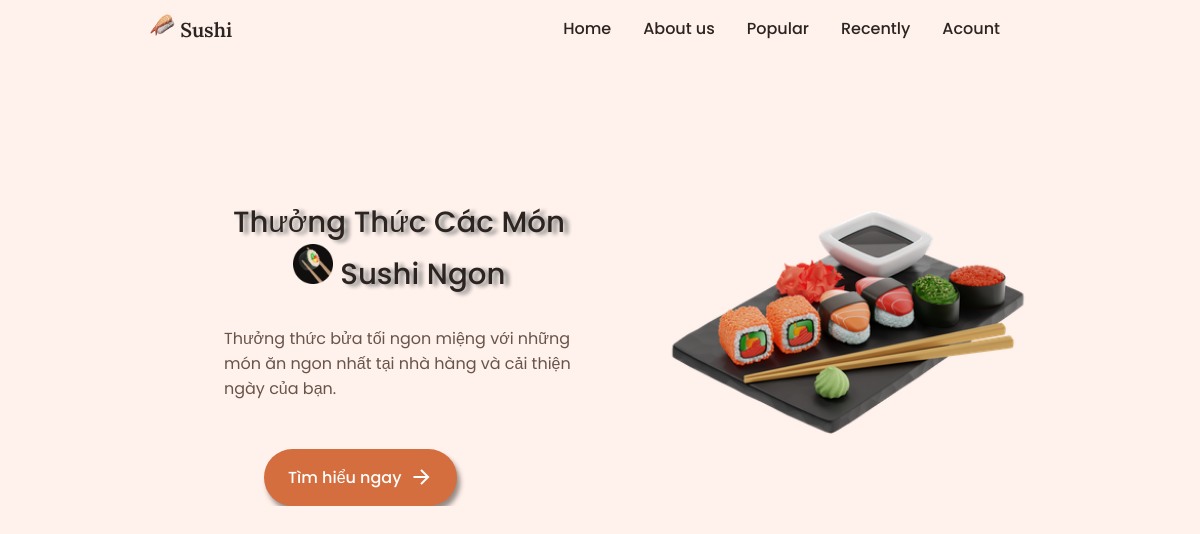
The page / on the database its author committed.
### tables this page shows
CREATE TABLE `tbl_home` (
  `home_id` int(11) NOT NULL,
  `home_caption` varchar(1000) NOT NULL,
  `home_img` varchar(100) NOT NULL
);

### index.php (the view, shortened to what this page needs)
<?php
        include "xuli/connect.php";
        $sql = "SELECT home_caption, home_img FROM tbl_home ";
        $result = $con->query($sql);
        $array = [];
        if ($result->num_rows > 0) {
            while ($row = $result->fetch_assoc()) {
                $thongtin = new Thongtin();
                $thongtin->home_caption = $row["home_caption"];
                $thongtin->home_img = $row["home_img"];
                array_push($array, $thongtin);
            }
        } else {
            echo "0 results";
        }
        function RenderColunCardMaThue($value)
        {
         ?>
            <nav class="container">
                <div class="home__left">
                    <div class="home__left_title">
                        <h1>Thưởng Thức Các Món
                            <div>
                                <img src="img/home-sushi-title.png" alt=""> Sushi Ngon
                            </div>
                        </h1>
                    </div>
                    <div class="title">
                        <p> <?= $value->home_caption ?></p>
                    </div>
                    <a href="about.php" class="button">
                        Tìm hiểu ngay <i class="ri-arrow-right-line"></i>
                    </a>
                </div>
               <div class="home__right">
                    <a href="#" class="home__img">
                        <img src='http://localhost:8080/Project-sushi-/<?= $value->home_img ?>'>
                    </a>
               </div>
            </nav>
        <?php
            return ob_get_clean();
        }
        ?>
<!DOCTYPE html>
<html lang="en">
<head>
    <link href="https://cdn.jsdelivr.net/npm/remixicon@2.2.0/fonts/remixicon.css" rel="stylesheet">
    <link rel="stylesheet" href="style.css">
</head>
<body>
    <header class="header" id="header">
        <nav class="nav">
            <a href="#" class="nav__logo">
                <img src="img/logo.png" alt="logo image">
                Sushi
            </a>
            <div class="nav__menu" id="nav-menu">
                <ul class="nav__list">
                    <li class="nav__item">
                        <a href="index.php" class="nav__link">Home</a>
                    </li>
                    <li class="nav__item">
                        <a href="about.php" class="nav__link">About us</a>
                    </li>
                    <li class="nav__item">
                        <a href="popular.php" class="nav__link">Popular</a>
                    </li>
                    <li class="nav__item">
                        <a href="recently.php" class="nav__link">Recently</a>
                    </li>
                    <li class="nav__item" id="account">
                        <a href="account.php" class="nav__link">Acount</a>
                    </li>
                </ul>
            </div>
        </nav>
    </header>
    <main class="main" id="main">
        <section class="home">
                <?php
                foreach ($array as $key => $value) {
                    echo RenderColunCardMaThue($value);
                }
                ?>
        </section>
    </main>
</body>
</html>

### style.css (style rules this page uses)
:root { --header-height: 3.5rem; --first-color: hsl(19, 64%, 54%); --first-color-alt: hsl(19, 64%, 52%); --title-color: hsl(19, 16%, 15%); --text-color: hsl(19, 16%, 35%); --text-color-light: hsl(19, 8%, 55%); --body-color: hsl(19, 100%, 96%); --container-color: hsl(19, 100%, 97%); --body-font: "Poppins", sans-serif; --title-font: "Lora", serif; --subtitle-font: "Dancing Script", cursive; --biggest-font-size: 2.25rem; --h1-font-size: 1.5rem; --h2-font-size: 1.25rem; --h3-font-size: 1rem; --normal-font-size: .938rem; --small-font-size: .813rem; --smaller-font-size: .75rem; --font-medium: 500; --font-semi-bold: 600; --z-tooltip: 10; --z-fixed: 100; }
@media screen and (min-width: 1024px) { :root { --biggest-font-size: 4rem; --h1-font-size: 2.25rem; --h2-font-size: 1.5rem; --h3-font-size: 1.25rem; --normal-font-size: 1rem; --small-font-size: .875rem; --smaller-font-size: .813rem; } }
* { box-sizing: border-box; padding: 0; margin: 0; }
html { scroll-behavior: smooth; }
body { font-family: var(--body-font); font-size: var(--normal-font-size); background-color: var(--body-color); color: var(--text-color); transition: background 0.4s; }
h1, h2, h3 { color: var(--title-color); font-weight: var(--font-medium); }
ul { list-style: none; }
a { text-decoration: none; }
img { max-width: 100%; height: auto; }
.container { max-width: 1024px; margin-inline: 1.5rem; }
.main { overflow: hidden; }
.header { position: fixed; width: 100%; background-color: var(--body-color); z-index: var(--z-fixed); }
.nav { position: relative; height: var(--header-height); display: flex; justify-content: space-between; align-items: center; margin-left: 50px; }
.nav__logo { align-items: center; column-gap: .5rem; font-family: var(--title-font); font-size: var(--h3-font-size); font-weight: var(--font-semi-bold); color: var(--title-color); transition: color .3s; margin-left: 100px; }
.nav__logo img { width: 25px; }
.nav__list { display: flex; column-gap: 2rem; text-align: center; padding-right: 200px; }
.nav__link { color: var(--title-color); font-weight: var(--font-medium); transition: color .4s; }

### index.php (style rules this page uses)
.container { margin-top: 200px; }
.home__left { float: left; font-family: "Poppins", sans-serif; display: block; margin-left: 200px; }
.home__left_title { text-align: center; font-size: 25px; column-gap: .5rem; text-shadow: 5px 2px 4px grey; font-weight: bold; }
.home__left_title img { width: 40px; }
.home__left .title p { width: 350px; margin-top: 30px; }
.home__left .button { display: inline-flex; text-align: center; column-gap: .5rem; background-color: hsl(19, 64%, 54%); padding: 1rem 1.5rem; border-radius: 4rem; color: #fff; font-weight: 500; transition: background .3s; margin-top: 3rem; margin-left: 2.5rem; box-shadow: 3px 5px 5px 0px hsl(19, 8%, 55%); }
.home__left .button i { font-size: 1.5rem; transition: transform .3s; }
.container .home__right { float: right; }
.container .home__right .home__img img { width: 400px; }

### rows shown on the page
tbl_home: home_caption "Thưởng thức bửa tối ngon miệng với những món ăn ngon nhất tại nhà hàng và cải thiện ngày của bạn.", home_img (picture)
